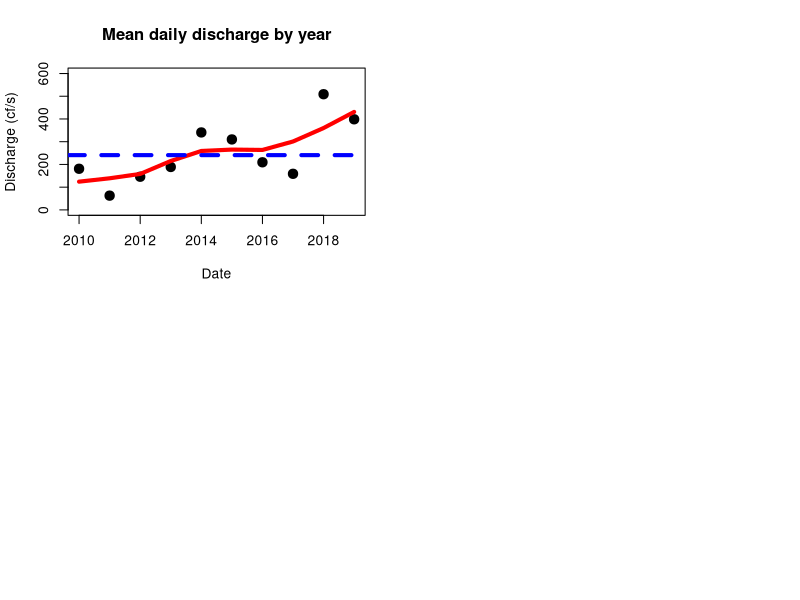

Source code (R): (Note: this script raises an error after producing the figure.)
################################################################################
#
# Waccasassa River NR Gulf Hammock, Florida  gauge 02313700
# Data downloaded from https://waterdata.usgs.gov/fl/nwis/uv?site_no=02313700
# 72137 Discharge, tide filtered 
# available from 2009-10-02 to 2019-09-04
# data from 2018-10-03 to 2019-09-04 currently provisional
# data saved in file WaccasassaRiverDischarge.csv in data folder
################################################################################

#SETUP
rm(list=ls());gc();

library("zoo")

dis <- read.csv("data/waccasassa_river_discharge.csv", header = T)

#get some date components
dis$Date <- as.Date(dis$Date, "%m/%d/%Y")
dis$year    = as.numeric(strftime(dis$Date,format="%Y"))
dis$month   = as.numeric(strftime(dis$Date,format="%m")) 

#make dataset from epochs, 
disE  = dis[dis$Date>='2009-10-01' & dis$Date<='2019-07-31',]  


#get monthly sum, mean, sd, and var
#discharge
disE.mo  = aggregate(Value~month+year,data=disE,FUN = function(x) c(mean(x,na.rm=T),sd(x,na.rm=T),var(x,na.rm=T),sum(x)))
disE.mo  = do.call('data.frame',disE.mo)
names(disE.mo)[3:6] = c('avg','sd','var','sumflow') 
disE.mo$yrmo = disE.mo$year+(disE.mo$month-0.5)/12       


#get yearly mean, sd, and var and annual sum of discharge
#discharge
disE.yr  = aggregate(Value~year,data=disE,FUN = function(x) c(mean(x,na.rm=T),sd(x,na.rm=T),var(x,na.rm=T),sum(x,na.rm=T)))
disE.yr  = do.call('data.frame',disE.yr)
names(disE.yr)[2:5] = c('avg','sd','var','sum')                      

#overall mean, sd, var
disE.all  = aggregate(Value~Station.ID,data=disE,FUN = function(x) c(mean(x,na.rm=T),sd(x,na.rm=T),var(x,na.rm=T)))
disE.all  = do.call('data.frame',disE.all)
names(disE.all)[2:4] = c('avg','sd','var')  


#make some time series objects
disE.zoo    = zoo(disE$Value,disE$Date)  

disE.mo.ts  = ts(disE.mo$avg,start=c(2009,10),end=c(2019,7),frequency=12)
disE.mo.sum.ts  = ts(disE.mo$sumflow,start=c(2009,10),end=c(2019,7),frequency=12)
disE.yr.ts  = ts(disE.yr$avg,start=2009,end=2019,frequency=1)



################################################################################ 
#
#                     PLOT DATA
#
################################################################################ 

###########
#now work with water epoch 2
#get monthly sum, mean, sd, and var
#discharge


disE2 = dis[dis$Date>='2010-01-01' & dis$Date<='2019-07-31',]

disE2.mo  = aggregate(Value~month+year,data=disE2,FUN = function(x) c(mean(x,na.rm=T),sd(x,na.rm=T),var(x,na.rm=T),sum(x)))
disE2.mo  = do.call('data.frame',disE2.mo)
names(disE2.mo)[3:6] = c('avg','sd','var','sumflow') 
disE2.mo$yrmo = disE2.mo$year+(disE2.mo$month-0.5)/12       


#get yearly mean, sd, and var and annual sum of discharge
#discharge
disE2.yr  = aggregate(Value~year,data=disE2,FUN = function(x) c(mean(x,na.rm=T),sd(x,na.rm=T),var(x,na.rm=T),sum(x,na.rm=T)))
disE2.yr  = do.call('data.frame',disE2.yr)
names(disE2.yr)[2:5] = c('avg','sd','var','sum')                      

#overall mean, sd, var
disE2.all  = aggregate(Value~Station.ID,data=disE2,FUN = function(x) c(mean(x,na.rm=T),sd(x,na.rm=T),var(x,na.rm=T)))
disE2.all  = do.call('data.frame',disE2.all)
names(disE2.all)[2:4] = c('avg','sd','var')  

disE2.yr$CV  = (disE2.yr$sd/disE2.yr$avg)*100


#make some time series objects
disE2.zoo    = zoo(disE2$Value,disE2$Date)  

disE2.mo.ts  = ts(disE2.mo$avg,start=c(2010,1),end=c(2019,5),frequency=12)
disE2.mo.sum.ts  = ts(disE2.mo$sumflow,start=c(2010,1),end=c(2019,5),frequency=12)
disE2.yr.ts  = ts(disE2.yr$avg,start=2010,end=2019,frequency=1)


par(mfrow=c(2,2))




#layout(matrix(c(1,1,2,3), 2, 2, byrow = TRUE))

plot(disE2.yr$year,disE2.yr$avg,type='p',xlab='Date',ylab='Discharge (cf/s)',pch=19,cex=1.5,main='Mean daily discharge by year', ylim=c(0,600), xlim=c(2010,2019))
lines(lowess(disE2.yr$year,disE2.yr$avg),col='red', lwd=4)
abline(h=disE.all[2], col="blue", lwd=4, lty=2) 
#this calls disE because you want the average from full time series

#abline(lm(disE2.yr$avg~seq(1950,2019,1)))
title(stinfo[1,2],outer=T, line = -1.0)

plot(disE2.yr$year,disE2.yr$var,type='p',xlab='Date',ylab='Discharge (cf/s)',pch=19,cex=1.5,main='Daily discharge variance by year', ylim=c(0,200000), xlim=c(2010,2019))
lines(lowess(disE2.yr$year,disE2.yr$var),col='red', lwd=4)
abline(h=disE.all[4], col="blue", lwd=4, lty=2)
#abline(lm(disE2.yr$avg~seq(1950,2019,1)))
title(outer=T)

plot(disE2.yr$year,disE2.yr$CV,type='p',xlab='Date',ylab='Discharge (cf/s)',pch=19,cex=1.5,main='Daily discharge CV by year', ylim=c(0,300), xlim=c(2010,2019))
lines(lowess(disE2.yr$year,disE2.yr$CV),col='red', lwd=4)
abline(h=((disE.all[3]/disE.all[2])*100), col="blue", lwd=4, lty=2)
title(outer=T)

plot(disE2.yr$year,disE2.yr$sum,type='p',xlab='Date',ylab='Discharge (cf/s)',pch=19,cex=1.5,main='Total annual discharge by year', ylim=c(0,5000000), xlim=c(2010,2019))
lines(lowess(disE2.yr$year,disE2.yr$sum),col='red', lwd=4)
abline(h=mean(disE.yr$sum), col="blue", lwd=4, lty=2)

title(outer=T)




###########
# REMAKE PLOTS FOR JUST 2010 - 2018
# take out titles add in letter labels for each panel
#now work with water epoch 2
#get monthly sum, mean, sd, and var
#discharge

disE2 = dis[dis$dates>='2010-01-01' & dis$dates<='2018-12-31',]

disE2.mo  = aggregate(val~month+year,data=disE2,FUN = function(x) c(mean(x,na.rm=T),sd(x,na.rm=T),var(x,na.rm=T),sum(x)))
disE2.mo  = do.call('data.frame',disE2.mo)
names(disE2.mo)[3:6] = c('avg','sd','var','sumflow') 
disE2.mo$yrmo = disE2.mo$year+(disE2.mo$month-0.5)/12       

#get yearly mean, sd, and var and annual sum of discharge
#discharge
disE2.yr  = aggregate(val~year,data=disE2,FUN = function(x) c(mean(x,na.rm=T),sd(x,na.rm=T),var(x,na.rm=T),sum(x,na.rm=T)))
disE2.yr  = do.call('data.frame',disE2.yr)
names(disE2.yr)[2:5] = c('avg','sd','var','sum')                      

#overall mean, sd, var
disE2.all  = aggregate(val~staid,data=disE2,FUN = function(x) c(mean(x,na.rm=T),sd(x,na.rm=T),var(x,na.rm=T)))
disE2.all  = do.call('data.frame',disE2.all)
names(disE2.all)[2:4] = c('avg','sd','var')  

disE2.yr$CV  = (disE2.yr$sd/disE2.yr$avg)*100

#make some time series objects
disE2.zoo    = zoo(disE2$val,disE2$dates)  

disE2.mo.ts  = ts(disE2.mo$avg,start=c(2010,1),end=c(2019,5),frequency=12)
disE2.mo.sum.ts  = ts(disE2.mo$sumflow,start=c(2010,1),end=c(2019,5),frequency=12)
disE2.yr.ts  = ts(disE2.yr$avg,start=2010,end=2019,frequency=1)


par(mfrow=c(2,2))

plot(disE2.yr$year,disE2.yr$avg,type='p',xlab='Date',ylab='Discharge (cf/s)',pch=19,cex=1.5, ylim=c(0,600), xlim=c(2010,2018))
lines(lowess(disE2.yr$year,disE2.yr$avg),col='red', lwd=4)
abline(h=disE.all[2], col="blue", lwd=4, lty=2) 
#this calls disE because you want the average from full time series
mtext("A", side = 3, line = 1, adj = -0.05, font = 2)

plot(disE2.yr$year,disE2.yr$var,type='p',xlab='Date',ylab='Discharge (cf/s)',pch=19,cex=1.5, ylim=c(0,200000), xlim=c(2010,2018))
lines(lowess(disE2.yr$year,disE2.yr$var),col='red', lwd=4)
abline(h=disE.all[4], col="blue", lwd=4, lty=2)
mtext("B", side = 3, line = 1, adj = -0.05, font = 2)


plot(disE2.yr$year,disE2.yr$CV,type='p',xlab='Date',ylab='Discharge (cf/s)',pch=19,cex=1.5, ylim=c(0,300), xlim=c(2010,2018))
lines(lowess(disE2.yr$year,disE2.yr$CV),col='red', lwd=4)
abline(h=((disE.all[3]/disE.all[2])*100), col="blue", lwd=4, lty=2)
mtext("C", side = 3, line = 1, adj = -0.05, font = 2)

plot(disE2.yr$year,disE2.yr$sum,type='p',xlab='Date',ylab='Discharge (cf/s)',pch=19,cex=1.5, ylim=c(0,5000000), xlim=c(2010,2018))
lines(lowess(disE2.yr$year,disE2.yr$sum),col='red', lwd=4)
abline(h=mean(disE.yr$sum), col="blue", lwd=4, lty=2)
mtext("D", side = 3, line = 1, adj = -0.05, font = 2)
